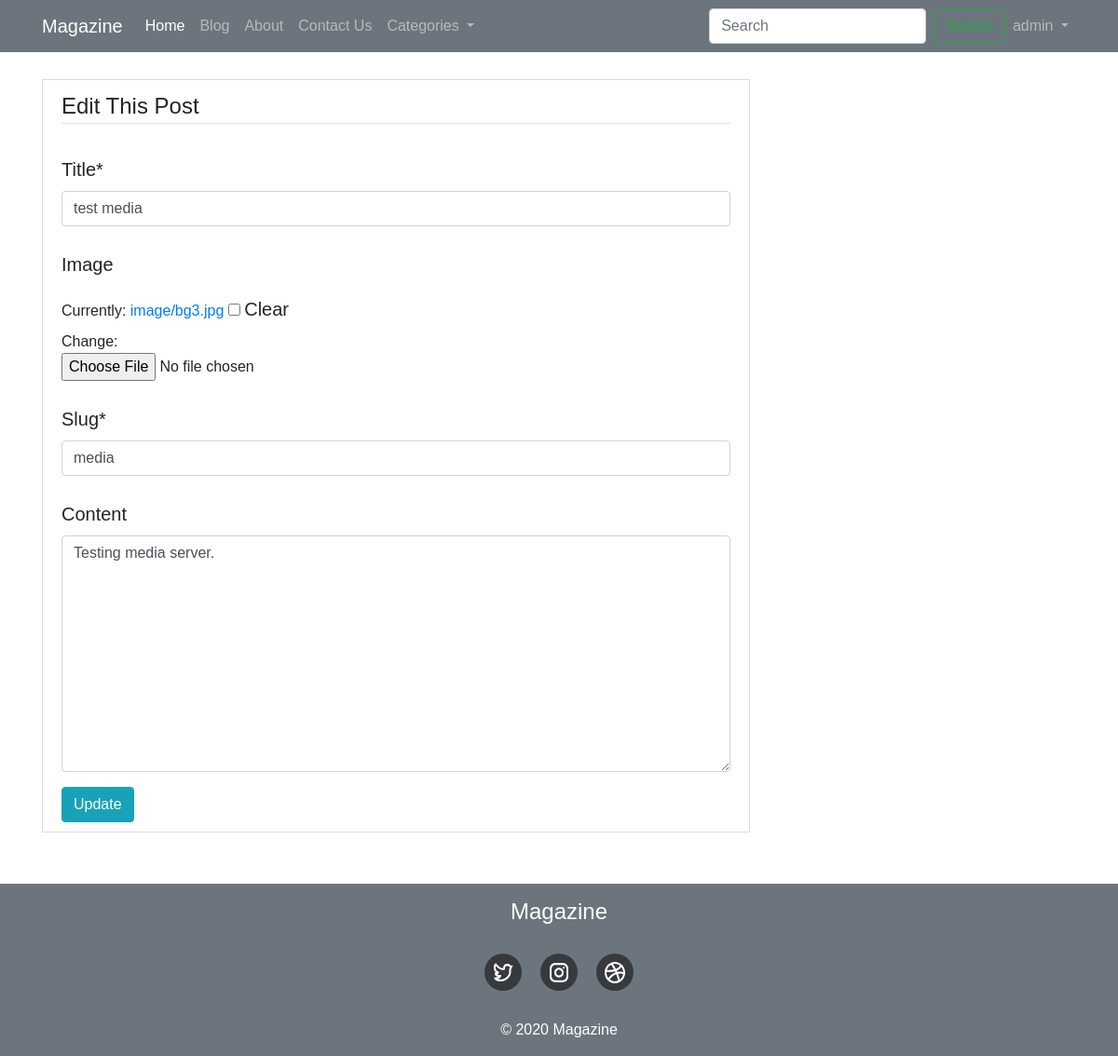
The page /blog/edit/media/ (signed in) on the database its author committed.
### blog/models.py (models this page shows, shortened)
class BlogPost(models.Model): # blogpost_set -> queryset
    user    = models.ForeignKey(User, default=1, null=True, on_delete=models.CASCADE)
    image   = models.ImageField(upload_to='image/', blank=True, null=True)
    title  = models.CharField(max_length=120, unique=False)
    slug   = models.SlugField(unique=True) # hello world -> hello-world
    content  = models.TextField(null=True, blank=True)
    publish_date = models.DateTimeField(auto_now=False, auto_now_add=False, null=True, blank=True, default=timezone.now)
    timestamp = models.DateTimeField(auto_now_add=True)
    updated = models.DateTimeField(auto_now=True)
    objects = BlogPostManager()
    class Meta:
        ordering = ['-publish_date', '-updated', '-timestamp']

### blog/views.py (the view)
# urls.py: path('edit/<str:slug>/', blog_post_update_view, name='edit-post'),
@login_required
def blog_post_update_view(request, slug):
    obj = get_object_or_404(BlogPost, slug=slug)
    if request.user != obj.user:
        return HttpResponseForbidden()
    form = BlogPostModelForm(request.POST or None, request.FILES or None, instance=obj)
    if form.is_valid():
        form.save()
        return redirect('blog-post', slug=slug)
    template_name = 'blog/form.html'
    context = {"title": f"Update {obj.title}", "form": form}
    return render(request, template_name, context)

### blog/forms.py (shortened to what this page needs)
class BlogPostModelForm(forms.ModelForm):
    class Meta:
        model = BlogPost
        fields = ['title', 'image', 'slug', 'content']

### blog/models.py (called while the page is built)
    def get_queryset(self):
        return BlogPostQuerySet(self.model, using=self._db)

### blog/templates/blog/form.html (shortened to what this page needs)
{% extends "blog/base.html" %}
{% load crispy_forms_tags %}
{% block content %}
<div class="row">
    <div class="col-md-8 col-sm-12 create">
    <form method='POST' action='.' enctype="multipart/form-data">
        <legend class="border-bottom mb-4">Edit This Post</legend>
        {{ form|crispy }}
        <button type='submit' class="btn btn-info">Update</button>
    </form>
    </div>
    <div class="col"></div>
</div>
{% endblock %}

### blog/templates/blog/base.html (shortened to what this page needs)
{% load static %}
<!doctype html>
<html lang="en">
  <head>
    <link rel="stylesheet" href="https://stackpath.bootstrapcdn.com/bootstrap/4.5.2/css/bootstrap.min.css">
      <link rel="stylesheet" type="text/css" href="{% static 'magazine/main.css' %}">
      <link rel="stylesheet" type="text/css" href="{% static 'magazine/home.css' %}">
      <link rel="stylesheet" type="text/css" href="{% static 'magazine/about.css' %}">
      <link rel="stylesheet" type="text/css" href="{% static 'magazine/contact.css' %}">
  </head>
  <body>
    <header>
         <nav class="navbar navbar-expand-lg navbar-dark fixed-top" style="background-color: #6C757D;">
        <div class="container">
            <a class="navbar-brand" href="{% url 'magazine-home' %}">Magazine</a>
            <div class="collapse navbar-collapse" id="navbarSupportedContent">
                <ul class="navbar-nav mr-auto">
                    <li class="nav-item active">
                        <a class="nav-link" href="{% url 'magazine-home' %}">Home <span class="sr-only">(current)</span></a>
                    </li>
                    <li class="nav-item">
                        <a class="nav-link" href="{% url 'blog-home' %}">Blog</a>
                    </li>
                    <li class="nav-item">
                        <a class="nav-link" href="{% url 'magazine-about' %}">About</a>
                    </li>
                    <li class="nav-item">
                        <a class="nav-link" href="{% url 'magazine-contact' %}">Contact Us</a>
                    </li>
                    <li class="nav-item dropdown">
                        <a class="nav-link dropdown-toggle" href="#" id="navbarDropdown" role="button" data-toggle="dropdown" aria-haspopup="true" aria-expanded="false">
                            Categories
                        </a>
                    </li>
                </ul>
                 <ul class="navbar-nav ml-auto">
                      <form class="form-inline my-2 my-lg-0" action='/search/'>
                      <input class="form-control mr-sm-2" type="search" name='q' placeholder="Search" aria-label="Search">
                      <button class="btn btn-outline-success my-2 my-sm-0" type="submit">Search</button>
                    </form>
                     {% if user.is_authenticated %}
                    <li class="nav-item dropdown">
                        <a class="nav-link dropdown-toggle" href="#" id="navbarDropdown" role="button" data-toggle="dropdown" aria-haspopup="true" aria-expanded="false">
                            {{ user.username }}
                        </a>
                    </li>
                     {% endif %}
                </ul>
            </div>
        </div>
    </nav>
    </header>
    <main class="container main">
        {% block content %}{% endblock %}
    </main>
    <footer>
        <div class="container text-center">
            <h2>Magazine</h2>
            <div class="socials d-flex justify-content-center">
                <img src="{% static 'magazine/images/twitter.svg' %}">
                <img src="{% static 'magazine/images/instagram.svg' %}">
                <img src="{% static 'magazine/images/web.svg' %}">
            </div>
            <p>&#169; 2020 Magazine</p>
        </div>
    </footer>
  </body>
</html>

### magazine/static/magazine/main.css (style rules this page uses)
body { margin: 0; font-family: 'Poppins', sans-serif; overflow-x: hidden; }
html { min-width:400px; }
main { margin-top:70px; }
footer { background-color: #6C757D; padding: 1rem; margin-top: 40px; }
footer h2 { color: #fff; font-size: 24px; font-weight: 500; margin-bottom: 20px; }
footer p { margin-top: 20px; margin-bottom: 0 !important; color: #fff; }
.create { border: 1px solid #dddddd; padding: 10px 20px; margin:15px; }

### magazine/static/magazine/about.css (style rules this page uses)
footer { background-color: #6C757D; padding: 1rem; margin-top: 40px; }
footer h2 { color: #fff; font-size: 24px; font-weight: 500; margin-bottom: 20px; }
.socials img { padding: 10px; }
footer p { margin-top: 20px; margin-bottom: 0 !important; color: #fff; }

### magazine/static/magazine/contact.css (style rules this page uses)
label { font-weight: 500; font-size: 20px; margin-top: 10px; }
footer { background-color: #6C757D; padding: 1rem; margin-top: 40px; }
footer h2 { color: #fff; font-size: 24px; font-weight: 500; margin-bottom: 20px; }
.socials img { padding: 10px; }
footer p { margin-top: 20px; margin-bottom: 0 !important; color: #fff; }

### rows shown on the page
BlogPost: title "test media", slug "media", content "Testing media server."

### other values the page prints
{{ user.username }} "admin"
